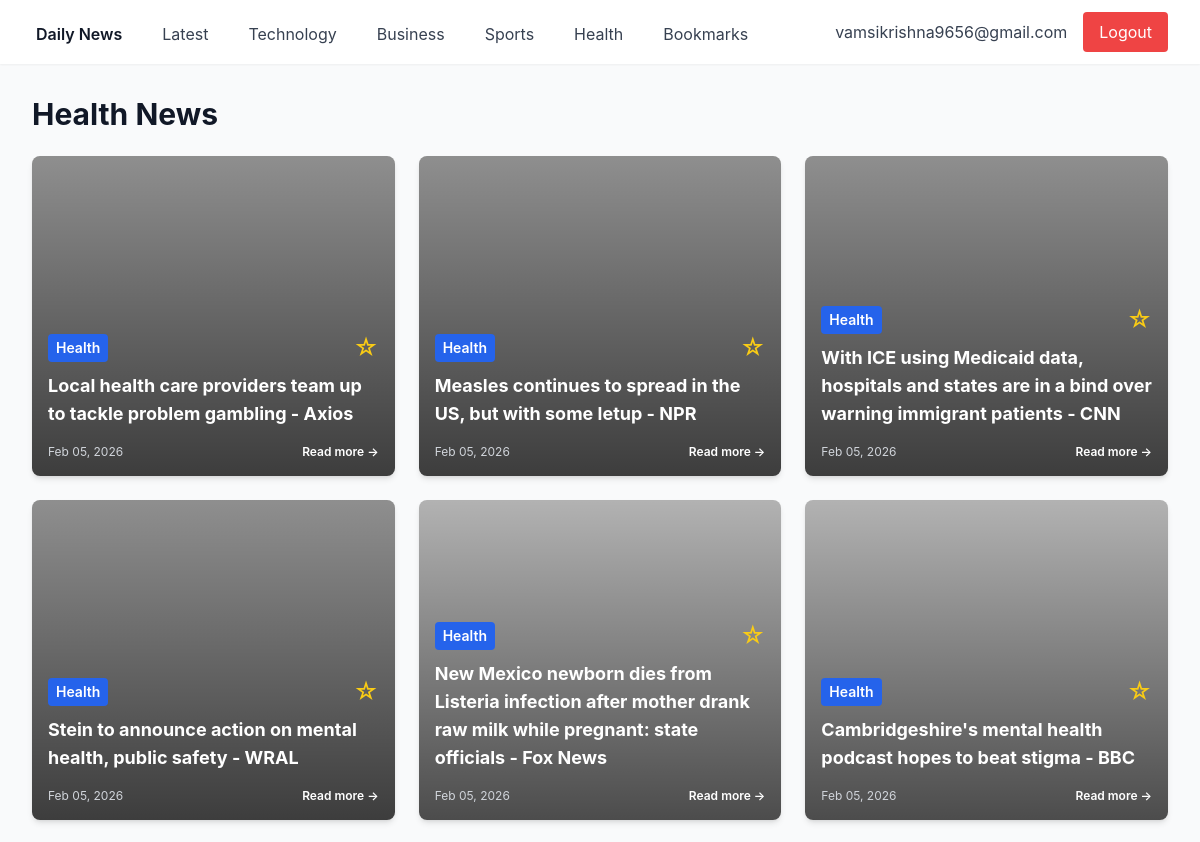
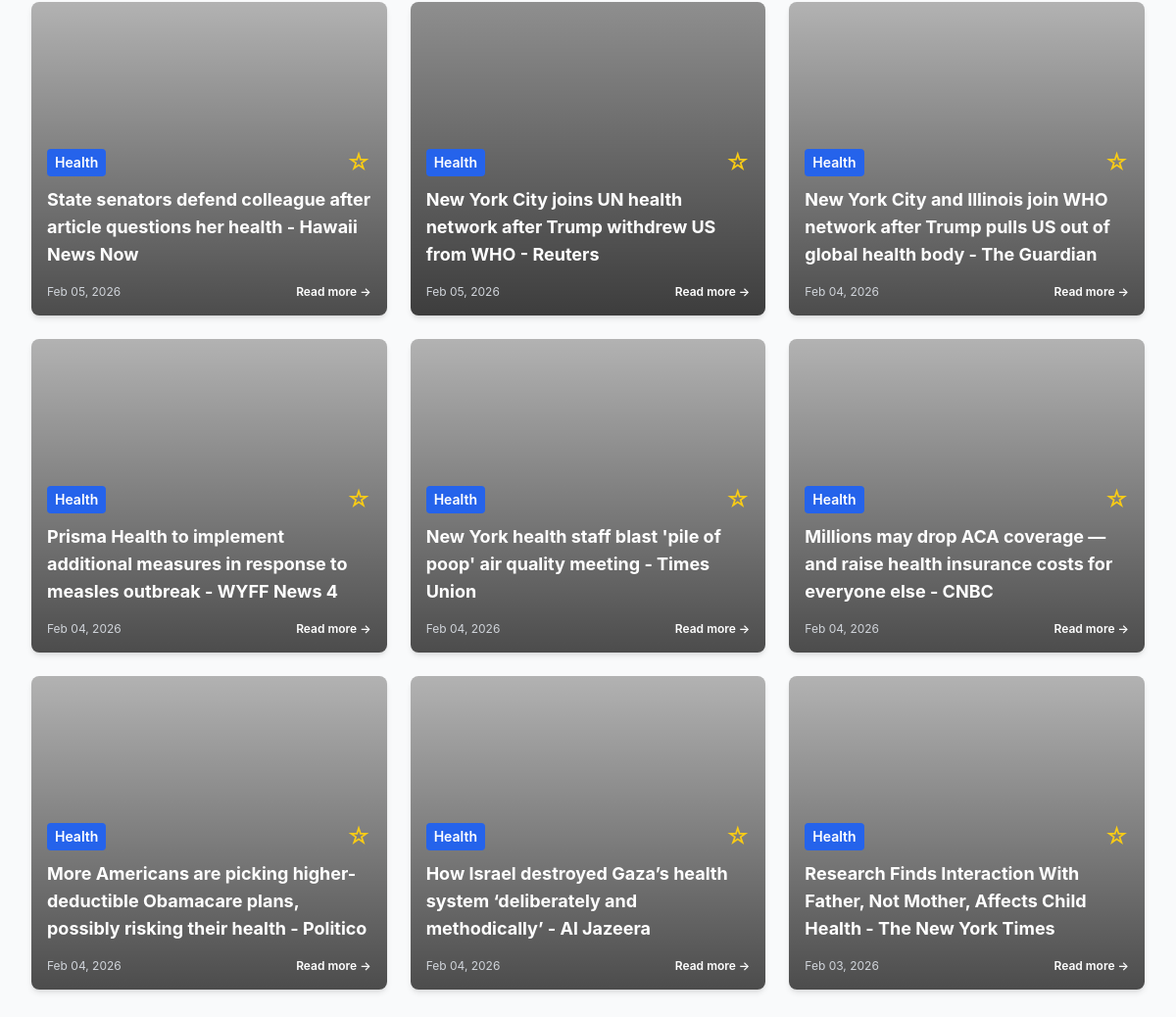
Page /category/Health (signed in) on the committed database (2 pictures, top to bottom).
### app/models.py (models this page shows)
class User(Base):
    __tablename__ = "users"
    id = Column(Integer, primary_key=True, index=True)
    email = Column(String, unique=True, index=True)
    password_hash = Column(String)
    created_at = Column(DateTime, default=datetime.utcnow)
    bookmarks = relationship("Bookmark", back_populates="user")

class Article(Base):
    __tablename__ = "articles"
    id = Column(Integer, primary_key=True, index=True)
    title = Column(String)
    summary = Column(Text)
    url = Column(String)
    image_url = Column(String, nullable=True)
    category = Column(String, index=True)
    published_at = Column(DateTime)
    bookmarks = relationship("Bookmark", back_populates="article")

### app/news/routes.py (the view)
@router.get("/category/{category_name}", response_class=HTMLResponse)
async def category(request: Request, category_name: str, db: Session = Depends(get_db), current_user = Depends(get_current_user)):
    if not current_user:
        return RedirectResponse(url="/login")
    articles = db.query(Article).filter(Article.category == category_name).order_by(Article.published_at.desc()).limit(40).all()
    bookmarked_ids = set()
    if current_user:
        bookmarks = db.query(Bookmark).filter(Bookmark.user_id == current_user.id).all()
        bookmarked_ids = {b.article_id for b in bookmarks}
    return templates.TemplateResponse("index.html", {
        "request": request,
        "articles": articles,
        "current_user": current_user,
        "bookmarked_ids": bookmarked_ids,
        "category": category_name
    })

### templates/index.html (shortened to what this page needs)
{% extends "base.html" %}
{% block content %}
<h1 class="text-3xl font-bold text-gray-900 mb-6">{{ category }} News</h1>
{% if articles %}
<div class="grid grid-cols-1 md:grid-cols-2 lg:grid-cols-3 gap-6">
    {% for article in articles %}
    <div class="bg-white rounded-lg shadow-md overflow-hidden hover:shadow-lg transition">
        <div class="article-card-image" style="background-image: url('{{ article.image_url }}');">
            <div class="article-overlay">
                <div class="p-4">
                    <div class="flex items-center justify-between mb-2">
                        <span class="text-sm text-white font-semibold bg-blue-600 px-2 py-1 rounded">{{ article.category
                            }}</span>
                        <form method="POST" action="/bookmark/{{ article.id }}">
                            <button type="submit" class="text-yellow-400 hover:text-yellow-300 text-2xl">
                                {% if article.id in bookmarked_ids %}
                                ★
                                {% else %}
                                ☆
                                {% endif %}
                            </button>
                        </form>
                    </div>
                    <h2 class="text-lg font-bold text-white mb-4">
                        <a href="{{ article.url }}" target="_blank" class="hover:text-gray-200">
                            {{ article.title }}
                        </a>
                    </h2>
                    <div class="flex items-center justify-between text-xs text-gray-300">
                        <span>{{ article.published_at.strftime('%b %d, %Y') }}</span>
                        <a href="{{ article.url }}" target="_blank"
                            class="text-white hover:text-gray-200 font-semibold">
                            Read more →
                        </a>
                    </div>
                </div>
            </div>
        </div>
    </div>
    {% endfor %}
</div>
{% else %}
<div class="text-center py-12">
    <p class="text-gray-600 text-lg">No articles available yet. News will be fetched shortly.</p>
</div>
{% endif %}
{% endblock %}

### templates/base.html (shortened to what this page needs)
<!DOCTYPE html>
<html lang="en">
<head>
    <script src="https://cdn.tailwindcss.com"></script>
    <link rel="stylesheet" href="/static/styles.css">
</head>
<body class="bg-gray-50">
    {% if current_user %}
    <nav class="bg-white shadow-sm">
        <div class="max-w-7xl mx-auto px-4 sm:px-6 lg:px-8">
            <div class="flex justify-between h-16">
                <div class="flex space-x-8">
                    <a href="/" class="inline-flex items-center px-1 pt-1 text-gray-900 font-semibold">
                        Daily News
                    </a>
                    <a href="/" class="inline-flex items-center px-1 pt-1 text-gray-700 hover:text-gray-900">
                        Latest
                    </a>
                    <a href="/category/Technology" class="inline-flex items-center px-1 pt-1 text-gray-700 hover:text-gray-900">
                        Technology
                    </a>
                    <a href="/category/Business" class="inline-flex items-center px-1 pt-1 text-gray-700 hover:text-gray-900">
                        Business
                    </a>
                    <a href="/category/Sports" class="inline-flex items-center px-1 pt-1 text-gray-700 hover:text-gray-900">
                        Sports
                    </a>
                    <a href="/category/Health" class="inline-flex items-center px-1 pt-1 text-gray-700 hover:text-gray-900">
                        Health
                    </a>
                    <a href="/bookmarks" class="inline-flex items-center px-1 pt-1 text-gray-700 hover:text-gray-900">
                        Bookmarks
                    </a>
                </div>
                <div class="flex items-center">
                    <span class="text-gray-700 mr-4">{{ current_user.email }}</span>
                    <form method="POST" action="/logout">
                        <button type="submit" class="bg-red-500 text-white px-4 py-2 rounded hover:bg-red-600">
                            Logout
                        </button>
                    </form>
                </div>
            </div>
        </div>
    </nav>
    {% endif %}
    <main class="max-w-7xl mx-auto px-4 sm:px-6 lg:px-8 py-8">
        {% block content %}{% endblock %}
    </main>
</body>
</html>

### static/styles.css (style rules this page uses)
body { font-family: -apple-system, BlinkMacSystemFont, 'Segoe UI', Roboto, 'Helvetica Neue', Arial, sans-serif; }
a, button { transition: all 0.2s ease-in-out; }
.hover\:shadow-lg { transition: box-shadow 0.3s ease-in-out; }
.article-card-image { width: 100%; min-height: 320px; background-size: cover; background-position: center; background-repeat: no-repeat; position: relative; }
.article-overlay { position: absolute; top: 0; left: 0; right: 0; bottom: 0; background: linear-gradient(to bottom, rgba(0, 0, 0, 0.3) 0%, rgba(0, 0, 0, 0.7) 100%); display: flex; flex-direction: column; justify-content: flex-end; }

### rows in the picture
User: email "vamsikrishna9656@gmail.com"
Article: category "Health", title "Local health care providers team up to tackle problem gambling - Axios", published_at "Feb 05, 2026"
Article: category "Health", title "Measles continues to spread in the US, but with some letup - NPR", published_at "Feb 05, 2026"
Article: category "Health", title "With ICE using Medicaid data, hospitals and states are in a bind over warning immigrant patients - CNN", published_at "Feb 05, 2026"
Article: category "Health", title "Stein to announce action on mental health, public safety - WRAL", published_at "Feb 05, 2026"
Article: category "Health", title "New Mexico newborn dies from Listeria infection after mother drank raw milk while pregnant: state officials - Fox News", published_at "Feb 05, 2026"
Article: category "Health", title "Cambridgeshire's mental health podcast hopes to beat stigma - BBC", published_at "Feb 05, 2026"
Article: category "Health", title "State senators defend colleague after article questions her health - Hawaii News Now", published_at "Feb 05, 2026"
Article: category "Health", title "New York City joins UN health network after Trump withdrew US from WHO - Reuters", published_at "Feb 05, 2026"
Article: category "Health", title "New York City and Illinois join WHO network after Trump pulls US out of global health body - The Guardian", published_at "Feb 04, 2026"
Article: category "Health", title "Prisma Health to implement additional measures in response to measles outbreak - WYFF News 4", published_at "Feb 04, 2026"
Article: category "Health", title "New York health staff blast 'pile of poop' air quality meeting - Times Union", published_at "Feb 04, 2026"
Article: category "Health", title "Millions may drop ACA coverage — and raise health insurance costs for everyone else - CNBC", published_at "Feb 04, 2026"
Article: category "Health", title "More Americans are picking higher-deductible Obamacare plans, possibly risking their health - Politico", published_at "Feb 04, 2026"
Article: category "Health", title "How Israel destroyed Gaza’s health system ‘deliberately and methodically’ - Al Jazeera", published_at "Feb 04, 2026"
Article: category "Health", title "Research Finds Interaction With Father, Not Mother, Affects Child Health - The New York Times", published_at "Feb 03, 2026"

### other values in the picture
{{ category }} "Health"
